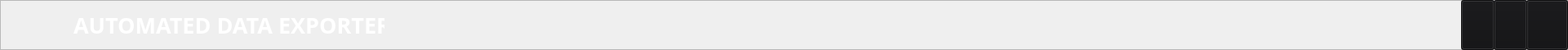
    <widget class="QFrame" name="headerr">
     <property name="geometry">
      <rect>
       <x>0</x>
       <y>0</y>
       <width>1921</width>
       <height>61</height>
      </rect>
     </property>
     <property name="styleSheet">
      <string notr="true"/>
     </property>
     <property name="frameShape">
      <enum>QFrame::StyledPanel</enum>
     </property>
     <property name="frameShadow">
      <enum>QFrame::Raised</enum>
     </property>
     <widget class="QLabel" name="data_exporter">
      <property name="geometry">
       <rect>
        <x>90</x>
        <y>10</y>
        <width>381</width>
        <height>41</height>
       </rect>
      </property>
      <property name="font">
       <font>
        <family>Bahnschrift SemiBold SemiConden</family>
        <pointsize>20</pointsize>
        <weight>75</weight>
        <bold>true</bold>
       </font>
      </property>
      <property name="styleSheet">
       <string notr="true">color:white;
</string>
      </property>
      <property name="text">
       <string>AUTOMATED DATA EXPORTER</string>
      </property>
     </widget>
     <widget class="QPushButton" name="minimize_button">
      <property name="geometry">
       <rect>
        <x>1790</x>
        <y>0</y>
        <width>41</width>
        <height>61</height>
       </rect>
      </property>
      <property name="mouseTracking">
       <bool>true</bool>
      </property>
      <property name="styleSheet">
       <string notr="true">QPushButton {
background: #121214;
}

QPushButton:hover {
    background:rgb(60, 100, 159);

}</string>
      </property>
      <property name="text">
       <string notr="true"/>
      </property>
      <property name="icon">
       <iconset resource="ADE Project/DocuApp.ver3/resource.qrc">
        <normaloff>:/icons/resources/icons/minimize.png</normaloff>:/icons/resources/icons/minimize.png</iconset>
      </property>
      <property name="iconSize">
       <size>
        <width>20</width>
        <height>20</height>
       </size>
      </property>
      <property name="flat">
       <bool>false</bool>
      </property>
     </widget>
     <widget class="QPushButton" name="exit_button">
      <property name="geometry">
       <rect>
        <x>1870</x>
        <y>0</y>
        <width>51</width>
        <height>61</height>
       </rect>
      </property>
      <property name="mouseTracking">
       <bool>true</bool>
      </property>
      <property name="styleSheet">
       <string notr="true">QPushButton {
background: #121214;
}

QPushButton:hover {
    background:rgb(60, 100, 159);

}</string>
      </property>
      <property name="text">
       <string/>
      </property>
      <property name="icon">
       <iconset resource="ADE Project/DocuApp.ver3/resource.qrc">
        <normaloff>:/icons/resources/icons/exit.png</normaloff>:/icons/resources/icons/exit.png</iconset>
      </property>
      <property name="iconSize">
       <size>
        <width>25</width>
        <height>25</height>
       </size>
      </property>
      <property name="default">
       <bool>false</bool>
      </property>
      <property name="flat">
       <bool>false</bool>
      </property>
     </widget>
     <widget class="QLabel" name="power_integrations_icon">
      <property name="geometry">
       <rect>
        <x>20</x>
        <y>10</y>
        <width>41</width>
        <height>41</height>
       </rect>
      </property>
      <property name="text">
       <string/>
      </property>
      <property name="pixmap">
       <pixmap resource="ADE Project/DocuApp.ver3/resource.qrc">:/icons/resources/icons/POWI.D-16de9fb7.png</pixmap>
      </property>
      <property name="scaledContents">
       <bool>true</bool>
      </property>
     </widget>
     <widget class="QPushButton" name="maximize_button">
      <property name="geometry">
       <rect>
        <x>1830</x>
        <y>0</y>
        <width>41</width>
        <height>61</height>
       </rect>
      </property>
      <property name="mouseTracking">
       <bool>true</bool>
      </property>
      <property name="styleSheet">
       <string notr="true">QPushButton {
background: #121214;
}

QPushButton:hover {
    background:rgb(60, 100, 159);

}</string>
      </property>
      <property name="text">
       <string notr="true"/>
      </property>
      <property name="icon">
       <iconset resource="ADE Project/DocuApp.ver3/resource.qrc">
        <normaloff>:/icons/resources/icons/maximize.png</normaloff>:/icons/resources/icons/maximize.png</iconset>
      </property>
      <property name="iconSize">
       <size>
        <width>20</width>
        <height>20</height>
       </size>
      </property>
      <property name="flat">
       <bool>false</bool>
      </property>
     </widget>
     <zorder>data_exporter</zorder>
     <zorder>exit_button</zorder>
     <zorder>power_integrations_icon</zorder>
     <zorder>maximize_button</zorder>
     <zorder>minimize_button</zorder>
    </widget>
